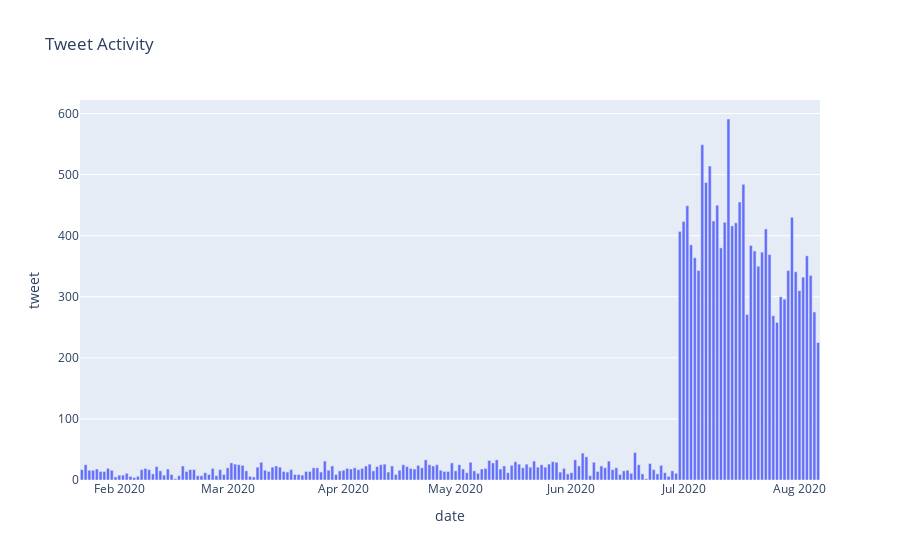

Here is the notebook cell this chart was saved with:
### Code cell
Master_tweet_df =  pd.read_csv('data/data_8_08.csv')
Master_tweet_df['date'] = pd.to_datetime(Master_tweet_df['date'])
groupby_df_count = Master_tweet_df.groupby(['date']).count()
groupby_df_count.reset_index(level=0, inplace=True)
groupby_df_mean = Master_tweet_df.groupby(['date']).mean()
groupby_df_mean.reset_index(level=0, inplace=True)
fig = px.bar(groupby_df_count, x="date", y='tweet',title="Tweet Activity")
plt.figure(figsize=(20,5))
fig.show()

### Figure 1 — Plotly figure (JSON) as saved in the notebook; plotly's stock layout.template omitted (floating-point values rounded to 4 significant figures; data arrays with more than 128 entries replaced by an {"elided": "..."} marker saying what was removed)
{"data": [{"alignmentgroup": "True", "hovertemplate": "date=%{x}<br>tweet=%{y}<extra></extra>", "legendgroup": "", "marker": {"color": "#636efa"}, "name": "", "offsetgroup": "", "orientation": "v", "showlegend": false, "textposition": "auto", "type": "bar", "x": {"elided": "198 str values"}, "xaxis": "x", "y": {"elided": "198 int values"}, "yaxis": "y"}], "layout": {"barmode": "relative", "legend": {"tracegroupgap": 0}, "title": {"text": "Tweet Activity"}, "xaxis": {"anchor": "y", "domain": [0, 1], "title": {"text": "date"}}, "yaxis": {"anchor": "x", "domain": [0, 1], "title": {"text": "tweet"}}}}
